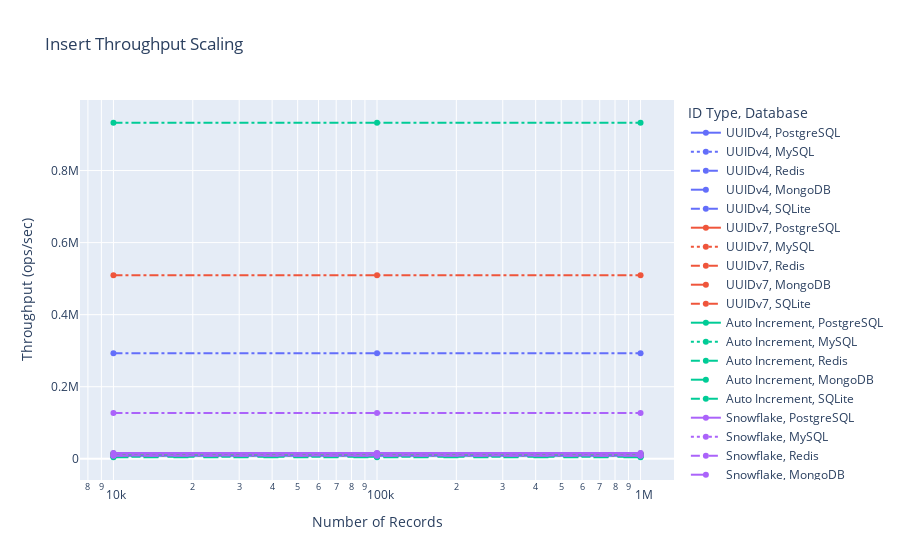

Write notebook code for a chart like this one.
### Markdown cell above
**考察:**  
UUIDv4は各データベースで挿入時の平均レイテンシが高めで、特にPostgreSQLとMySQLではB-Treeインデックスの局所性が崩れた影響が顕著に表れた。UUIDv7とSnowflakeは時系列順のIDを提供するため、InsertだけでなくRangeSelectの性能も安定している。一方でAuto Incrementは全体的に最速だが、分散環境ではID生成の単一点障害が課題になる。

### Code cell
fig_insert_scaling = px.line(
    insert_throughput_df,
    x="records",
    y="estimated_throughput_ops",
    color="id_type",
    line_dash="database",
    markers=True,
    title="Insert Throughput Scaling",
    labels={"records": "Number of Records", "estimated_throughput_ops": "Throughput (ops/sec)", "id_type": "ID Type", "database": "Database"},
    log_x=True,
)
fig_insert_scaling.show()

### Figure 1 — Plotly figure (JSON) as saved in the notebook; plotly's stock layout.template omitted (floating-point values rounded to 4 significant figures)
{"data": [{"hovertemplate": "ID Type=UUIDv4<br>Database=PostgreSQL<br>Number of Records=%{x}<br>Throughput (ops/sec)=%{y}<extra></extra>", "legendgroup": "UUIDv4, PostgreSQL", "line": {"color": "#636efa", "dash": "solid"}, "marker": {"symbol": "circle"}, "mode": "lines+markers", "name": "UUIDv4, PostgreSQL", "orientation": "v", "showlegend": true, "type": "scatter", "x": [10000, 100000, 1000000], "xaxis": "x", "y": [8395.0, 8395.0, 8395.0], "yaxis": "y"}, {"hovertemplate": "ID Type=UUIDv4<br>Database=MySQL<br>Number of Records=%{x}<br>Throughput (ops/sec)=%{y}<extra></extra>", "legendgroup": "UUIDv4, MySQL", "line": {"color": "#636efa", "dash": "dot"}, "marker": {"symbol": "circle"}, "mode": "lines+markers", "name": "UUIDv4, MySQL", "orientation": "v", "showlegend": true, "type": "scatter", "x": [10000, 100000, 1000000], "xaxis": "x", "y": [10840.0, 10840.0, 10840.0], "yaxis": "y"}, {"hovertemplate": "ID Type=UUIDv4<br>Database=Redis<br>Number of Records=%{x}<br>Throughput (ops/sec)=%{y}<extra></extra>", "legendgroup": "UUIDv4, Redis", "line": {"color": "#636efa", "dash": "dash"}, "marker": {"symbol": "circle"}, "mode": "lines+markers", "name": "UUIDv4, Redis", "orientation": "v", "showlegend": true, "type": "scatter", "x": [10000, 100000, 1000000], "xaxis": "x", "y": [8803.0, 8803.0, 8803.0], "yaxis": "y"}, {"hovertemplate": "ID Type=UUIDv4<br>Database=MongoDB<br>Number of Records=%{x}<br>Throughput (ops/sec)=%{y}<extra></extra>", "legendgroup": "UUIDv4, MongoDB", "line": {"color": "#636efa", "dash": "longdash"}, "marker": {"symbol": "circle"}, "mode": "lines+markers", "name": "UUIDv4, MongoDB", "orientation": "v", "showlegend": true, "type": "scatter", "x": [10000, 100000, 1000000], "xaxis": "x", "y": [8524.0, 8524.0, 8524.0], "yaxis": "y"}, {"hovertemplate": "ID Type=UUIDv4<br>Database=SQLite<br>Number of Records=%{x}<br>Throughput (ops/sec)=%{y}<extra></extra>", "legendgroup": "UUIDv4, SQLite", "line": {"color": "#636efa", "dash": "dashdot"}, "marker": {"symbol": "circle"}, "mode": "lines+markers", "name": "UUIDv4, SQLite", "orientation": "v", "showlegend": true, "type": "scatter", "x": [10000, 100000, 1000000], "xaxis": "x", "y": [292800.0, 292800.0, 292800.0], "yaxis": "y"}, {"hovertemplate": "ID Type=UUIDv7<br>Database=PostgreSQL<br>Number of Records=%{x}<br>Throughput (ops/sec)=%{y}<extra></extra>", "legendgroup": "UUIDv7, PostgreSQL", "line": {"color": "#EF553B", "dash": "solid"}, "marker": {"symbol": "circle"}, "mode": "lines+markers", "name": "UUIDv7, PostgreSQL", "orientation": "v", "showlegend": true, "type": "scatter", "x": [10000, 100000, 1000000], "xaxis": "x", "y": [14440.0, 14440.0, 14440.0], "yaxis": "y"}, {"hovertemplate": "ID Type=UUIDv7<br>Database=MySQL<br>Number of Records=%{x}<br>Throughput (ops/sec)=%{y}<extra></extra>", "legendgroup": "UUIDv7, MySQL", "line": {"color": "#EF553B", "dash": "dot"}, "marker": {"symbol": "circle"}, "mode": "lines+markers", "name": "UUIDv7, MySQL", "orientation": "v", "showlegend": true, "type": "scatter", "x": [10000, 100000, 1000000], "xaxis": "x", "y": [9820.0, 9820.0, 9820.0], "yaxis": "y"}, {"hovertemplate": "ID Type=UUIDv7<br>Database=Redis<br>Number of Records=%{x}<br>Throughput (ops/sec)=%{y}<extra></extra>", "legendgroup": "UUIDv7, Redis", "line": {"color": "#EF553B", "dash": "dash"}, "marker": {"symbol": "circle"}, "mode": "lines+markers", "name": "UUIDv7, Redis", "orientation": "v", "showlegend": true, "type": "scatter", "x": [10000, 100000, 1000000], "xaxis": "x", "y": [8751.0, 8751.0, 8751.0], "yaxis": "y"}, {"hovertemplate": "ID Type=UUIDv7<br>Database=MongoDB<br>Number of Records=%{x}<br>Throughput (ops/sec)=%{y}<extra></extra>", "legendgroup": "UUIDv7, MongoDB", "line": {"color": "#EF553B", "dash": "longdash"}, "marker": {"symbol": "circle"}, "mode": "lines+markers", "name": "UUIDv7, MongoDB", "orientation": "v", "showlegend": true, "type": "scatter", "x": [10000, 100000, 1000000], "xaxis": "x", "y": [8349.0, 8349.0, 8349.0], "yaxis": "y"}, {"hovertemplate": "ID Type=UUIDv7<br>Database=SQLite<br>Number of Records=%{x}<br>Throughput (ops/sec)=%{y}<extra></extra>", "legendgroup": "UUIDv7, SQLite", "line": {"color": "#EF553B", "dash": "dashdot"}, "marker": {"symbol": "circle"}, "mode": "lines+markers", "name": "UUIDv7, SQLite", "orientation": "v", "showlegend": true, "type": "scatter", "x": [10000, 100000, 1000000], "xaxis": "x", "y": [509600.0, 509600.0, 509600.0], "yaxis": "y"}, {"hovertemplate": "ID Type=Auto Increment<br>Database=PostgreSQL<br>Number of Records=%{x}<br>Throughput (ops/sec)=%{y}<extra></extra>", "legendgroup": "Auto Increment, PostgreSQL", "line": {"color": "#00cc96", "dash": "solid"}, "marker": {"symbol": "circle"}, "mode": "lines+markers", "name": "Auto Increment, PostgreSQL", "orientation": "v", "showlegend": true, "type": "scatter", "x": [10000, 100000, 1000000], "xaxis": "x", "y": [14480.0, 14480.0, 14480.0], "yaxis": "y"}, {"hovertemplate": "ID Type=Auto Increment<br>Database=MySQL<br>Number of Records=%{x}<br>Throughput (ops/sec)=%{y}<extra></extra>", "legendgroup": "Auto Increment, MySQL", "line": {"color": "#00cc96", "dash": "dot"}, "marker": {"symbol": "circle"}, "mode": "lines+markers", "name": "Auto Increment, MySQL", "orientation": "v", "showlegend": true, "type": "scatter", "x": [10000, 100000, 1000000], "xaxis": "x", "y": [9517.0, 9517.0, 9517.0], "yaxis": "y"}, {"hovertemplate": "ID Type=Auto Increment<br>Database=Redis<br>Number of Records=%{x}<br>Throughput (ops/sec)=%{y}<extra></extra>", "legendgroup": "Auto Increment, Redis", "line": {"color": "#00cc96", "dash": "dash"}, "marker": {"symbol": "circle"}, "mode": "lines+markers", "name": "Auto Increment, Redis", "orientation": "v", "showlegend": true, "type": "scatter", "x": [10000, 100000, 1000000], "xaxis": "x", "y": [5355.0, 5355.0, 5355.0], "yaxis": "y"}, {"hovertemplate": "ID Type=Auto Increment<br>Database=MongoDB<br>Number of Records=%{x}<br>Throughput (ops/sec)=%{y}<extra></extra>", "legendgroup": "Auto Increment, MongoDB", "line": {"color": "#00cc96", "dash": "longdash"}, "marker": {"symbol": "circle"}, "mode": "lines+markers", "name": "Auto Increment, MongoDB", "orientation": "v", "showlegend": true, "type": "scatter", "x": [10000, 100000, 1000000], "xaxis": "x", "y": [4257.0, 4257.0, 4257.0], "yaxis": "y"}, {"hovertemplate": "ID Type=Auto Increment<br>Database=SQLite<br>Number of Records=%{x}<br>Throughput (ops/sec)=%{y}<extra></extra>", "legendgroup": "Auto Increment, SQLite", "line": {"color": "#00cc96", "dash": "dashdot"}, "marker": {"symbol": "circle"}, "mode": "lines+markers", "name": "Auto Increment, SQLite", "orientation": "v", "showlegend": true, "type": "scatter", "x": [10000, 100000, 1000000], "xaxis": "x", "y": [932700.0, 932700.0, 932700.0], "yaxis": "y"}, {"hovertemplate": "ID Type=Snowflake<br>Database=PostgreSQL<br>Number of Records=%{x}<br>Throughput (ops/sec)=%{y}<extra></extra>", "legendgroup": "Snowflake, PostgreSQL", "line": {"color": "#ab63fa", "dash": "solid"}, "marker": {"symbol": "circle"}, "mode": "lines+markers", "name": "Snowflake, PostgreSQL", "orientation": "v", "showlegend": true, "type": "scatter", "x": [10000, 100000, 1000000], "xaxis": "x", "y": [16390.0, 16390.0, 16390.0], "yaxis": "y"}, {"hovertemplate": "ID Type=Snowflake<br>Database=MySQL<br>Number of Records=%{x}<br>Throughput (ops/sec)=%{y}<extra></extra>", "legendgroup": "Snowflake, MySQL", "line": {"color": "#ab63fa", "dash": "dot"}, "marker": {"symbol": "circle"}, "mode": "lines+markers", "name": "Snowflake, MySQL", "orientation": "v", "showlegend": true, "type": "scatter", "x": [10000, 100000, 1000000], "xaxis": "x", "y": [10550.0, 10550.0, 10550.0], "yaxis": "y"}, {"hovertemplate": "ID Type=Snowflake<br>Database=Redis<br>Number of Records=%{x}<br>Throughput (ops/sec)=%{y}<extra></extra>", "legendgroup": "Snowflake, Redis", "line": {"color": "#ab63fa", "dash": "dash"}, "marker": {"symbol": "circle"}, "mode": "lines+markers", "name": "Snowflake, Redis", "orientation": "v", "showlegend": true, "type": "scatter", "x": [10000, 100000, 1000000], "xaxis": "x", "y": [8868.0, 8868.0, 8868.0], "yaxis": "y"}, {"hovertemplate": "ID Type=Snowflake<br>Database=MongoDB<br>Number of Records=%{x}<br>Throughput (ops/sec)=%{y}<extra></extra>", "legendgroup": "Snowflake, MongoDB", "line": {"color": "#ab63fa", "dash": "longdash"}, "marker": {"symbol": "circle"}, "mode": "lines+markers", "name": "Snowflake, MongoDB", "orientation": "v", "showlegend": true, "type": "scatter", "x": [10000, 100000, 1000000], "xaxis": "x", "y": [8489.0, 8489.0, 8489.0], "yaxis": "y"}, {"hovertemplate": "ID Type=Snowflake<br>Database=SQLite<br>Number of Records=%{x}<br>Throughput (ops/sec)=%{y}<extra></extra>", "legendgroup": "Snowflake, SQLite", "line": {"color": "#ab63fa", "dash": "dashdot"}, "marker": {"symbol": "circle"}, "mode": "lines+markers", "name": "Snowflake, SQLite", "orientation": "v", "showlegend": true, "type": "scatter", "x": [10000, 100000, 1000000], "xaxis": "x", "y": [126900.0, 126900.0, 126900.0], "yaxis": "y"}], "layout": {"legend": {"title": {"text": "ID Type, Database"}, "tracegroupgap": 0}, "title": {"text": "Insert Throughput Scaling"}, "xaxis": {"anchor": "y", "domain": [0, 1], "title": {"text": "Number of Records"}, "type": "log"}, "yaxis": {"anchor": "x", "domain": [0, 1], "title": {"text": "Throughput (ops/sec)"}}}}
